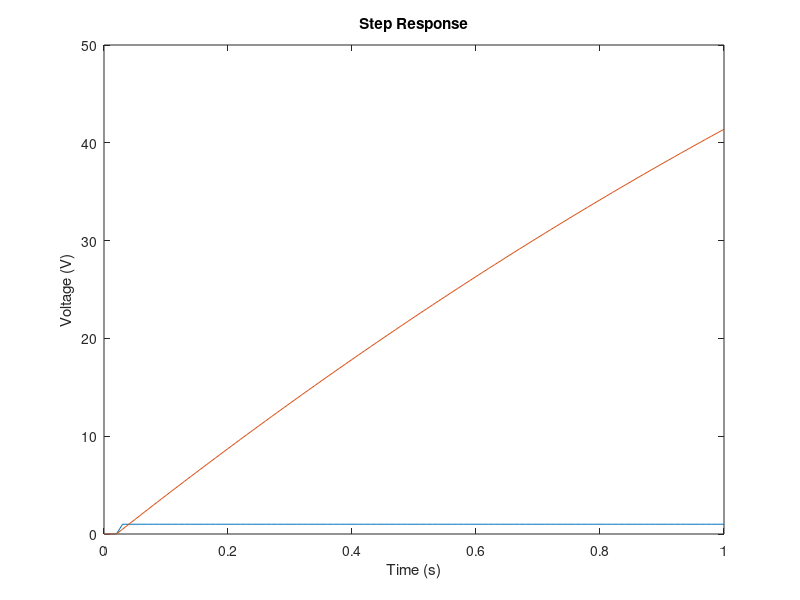
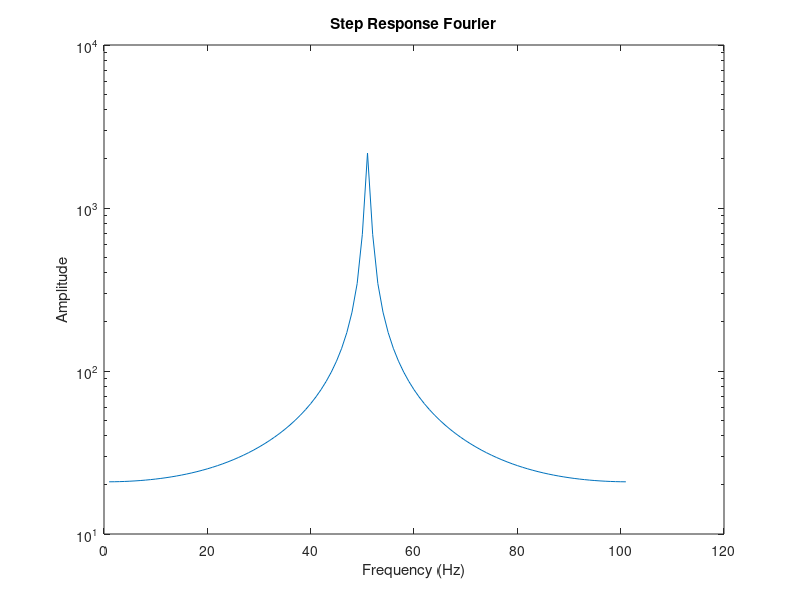
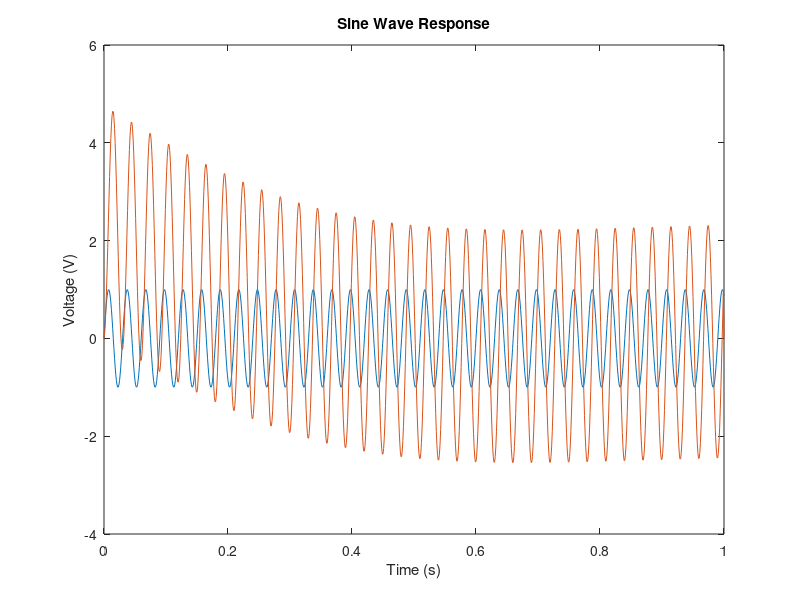
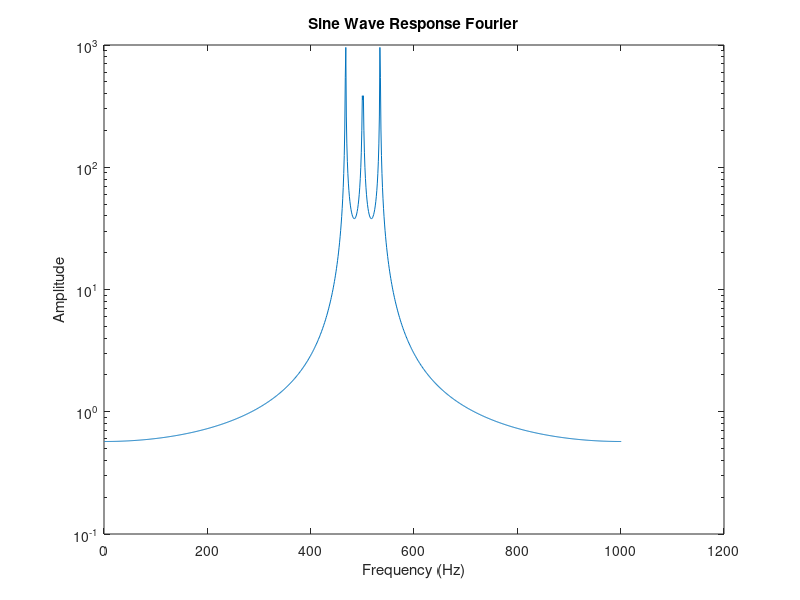

Source code (MATLAB) for these figures, in order:
%Capacitor
C=0.25;
%Resistors
G0 = 1/1000;
G1 = 1;
G2 = 1/2;
G3 = 1/0.213;
G4 = 1/0.1;
%Inductor
L = 0.2;
%Ratio
alpha = 100;

V = alpha*G3;

%% BUILDING MATRICIES

% v1, v2, v3, v4, v5, vin, i4, i1
%  0,  0,  0,  0,  0,  0,  0,  0; v1
%  0,  0,  0,  0,  0,  0,  0,  0; v2
%  0,  0,  0,  0,  0,  0,  0,  0; v3
%  0,  0,  0,  0,  0,  0,  0,  0; v4
%  0,  0,  0,  0,  0,  0,  0,  0; v5
%  0,  0,  0,  0,  0,  0,  0,  0; vin
%  0,  0,  0,  0,  0,  0,  0,  0; i4
%  0,  0,  0,  0,  0,  0,  0,  0; i1

CMatrix = [-C, C, 0, 0, 0, 0, 0, 0; 
            C,-C, 0, 0, 0, 0, 0, 0;
            0, 0, 0, 0, 0, 0, 0, 0;
            0, 0, 0, 0, 0, 0, 0, 0;
            0, 0, 0, 0, 0, 0, 0, 0;
            0, 0, 0, 0, 0, 0, 0, 0;
            0, 0, 0, 0, 0, 0, 0, 0;
            0, 0, 0, 0, 0, 0, 0, -L;];

GMatrix = [-G1, G1, 0, 0, 0,-1, 0, 0;
            G1,-G1-G2, 0, 0, 0, 0, 0,-1;
            0, 0,-G3, 0, 0, 0, 0, 1;
            0, 0, 0,-G4, G4, 0, 1, 0; 
            0, 0, 0, G4,-G4-G0, 0, 0, 0;
            1, 0, 0, 0, 0, 0, 0, 0; 
            0, 0,-V, 1, 0, 0, 0, 0;
            0, 1,-1, 0, 0, 0, 0, 0;];

F = [0;0;0;0;0;1;0;0];


%% Transient step response
t = 0:0.01:1;
Fnew = [0;0;0;0;0;0;0;0];
inputV = zeros(1,size(t,2));
outputV5 = zeros(size(GMatrix,1),size(t,2)); 

for i = 1:size(t,2)-1

    if i<3
        inputV(i+1) = 0;
    else
        inputV(i+1) = 1;
    end

    outputV5(:,i) = Fnew;
    Fnew = ((CMatrix./0.001) + GMatrix) \ ((CMatrix/0.001) * Fnew + F * inputV(i+1));
    outputV5(:,i+1) = Fnew;
end

figure(1)
plot(t,inputV)
hold on
plot(t,outputV5(5,:))
title('Step Response');
xlabel('Time (s)');
ylabel('Voltage (V)');

figure(2)
semilogy(abs(fftshift(fft(outputV5(5,:)))))
title('Step Response Fourier');
xlabel('Frequency (Hz)');
ylabel('Amplitude');

%% Transient sine function
t = 0:0.001:1;
Fnew = [0;0;0;0;0;0;0;0];
inputV = zeros(1,size(t,2));
w = 2 * pi * (1/0.03);
inputV(1,1) = 0;
outputV5 = zeros(size(GMatrix,1),size(t,2)); 

for i = 1:size(t,2)-1

    inputV(1,i+1) = sin(w*t(i+1));

    outputV5(:,i) = Fnew;
    Fnew = ((CMatrix./0.001) + GMatrix) \ ((CMatrix/0.001) * Fnew + F * inputV(i+1));
end

figure(3)
plot(t,inputV)
hold on
plot(t,outputV5(5,:))
title('Sine Wave Response');
xlabel('Time (s)');
ylabel('Voltage (V)');

figure(4)
semilogy(abs(fftshift(fft(outputV5(5,:)))))
title('Sine Wave Response Fourier');
xlabel('Frequency (Hz)');
ylabel('Amplitude');

%% Transient gaussian pulse

t = 0:0.001:1;
Fnew = [0;0;0;0;0;0;0;0];
inputV = zeros(1,size(t,2));
std = 0.03;
w = 2*pi*std;
inputV(1,1) = 0;
outputV5 = zeros(size(GMatrix,1),size(t,2)); 

for i = 1:size(t,2)-1
    if i<60
        inputV(i+1) = 0;
    else
        inputV(1,i+1) = 1/sqrt(w) * exp(-(t(i+1).^2)/(2*std^2));
    end
    
    outputV5(:,i) = Fnew;
    Fnew = ((CMatrix./0.001) + GMatrix) \ ((CMatrix/0.001) * Fnew + F * inputV(i+1));
end

figure(5)
plot(t,inputV)
hold on
plot(t,outputV5(5,:))
title('Gaussian Wave Response');
xlabel('Time (s)');
ylabel('Voltage (V)');

figure(6)
semilogy(abs(fftshift(fft(outputV5(5,:)))))
title('Gaussian Wave Response Fourier');
xlabel('Frequency (Hz)');
ylabel('Amplitude');